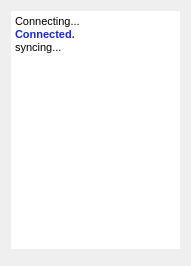
<?xml version="1.0" encoding="UTF-8"?>
<ui version="4.0">
 <class>SplashDialog</class>
 <widget class="QDialog" name="SplashDialog">
  <property name="windowModality">
   <enum>Qt::ApplicationModal</enum>
  </property>
  <property name="geometry">
   <rect>
    <x>0</x>
    <y>0</y>
    <width>191</width>
    <height>266</height>
   </rect>
  </property>
  <property name="windowTitle">
   <string>Paper Football</string>
  </property>
  <layout class="QGridLayout" name="gridLayout">
   <item row="0" column="0">
    <layout class="QVBoxLayout" name="verticalLayout">
     <item>
      <widget class="QTextEdit" name="mytConnectingMessagesTe">
       <property name="frameShape">
        <enum>QFrame::NoFrame</enum>
       </property>
       <property name="html">
        <string>&lt;!DOCTYPE HTML PUBLIC &quot;-//W3C//DTD HTML 4.0//EN&quot; &quot;http://www.w3.org/TR/REC-html40/strict.dtd&quot;&gt;
&lt;html&gt;&lt;head&gt;&lt;meta name=&quot;qrichtext&quot; content=&quot;1&quot; /&gt;&lt;style type=&quot;text/css&quot;&gt;
p, li { white-space: pre-wrap; }
&lt;/style&gt;&lt;/head&gt;&lt;body style=&quot; font-family:'MS Shell Dlg 2'; font-size:8.25pt; font-weight:400; font-style:normal;&quot;&gt;
&lt;p style=&quot; margin-top:0px; margin-bottom:0px; margin-left:0px; margin-right:0px; -qt-block-indent:0; text-indent:0px;&quot;&gt;Connecting...&lt;/p&gt;
&lt;p style=&quot; margin-top:0px; margin-bottom:0px; margin-left:0px; margin-right:0px; -qt-block-indent:0; text-indent:0px;&quot;&gt;&lt;span style=&quot; font-weight:600; color:#1b28dd;&quot;&gt;Connected.&lt;/span&gt;&lt;/p&gt;
&lt;p style=&quot; margin-top:0px; margin-bottom:0px; margin-left:0px; margin-right:0px; -qt-block-indent:0; text-indent:0px;&quot;&gt;&lt;span style=&quot; color:#000000;&quot;&gt;syncing...&lt;/span&gt;&lt;/p&gt;&lt;/body&gt;&lt;/html&gt;</string>
       </property>
      </widget>
     </item>
     <item>
      <widget class="StatusWidget" name="widget" native="true"/>
     </item>
    </layout>
   </item>
  </layout>
 </widget>
 <customwidgets>
  <customwidget>
   <class>StatusWidget</class>
   <extends>QWidget</extends>
   <header>statuswidget.h</header>
   <container>1</container>
  </customwidget>
 </customwidgets>
 <resources/>
 <connections/>
</ui>
